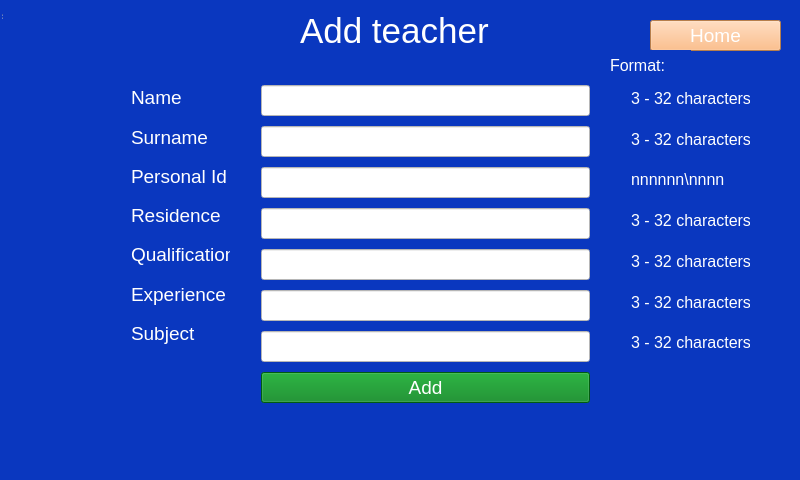
<?xml version="1.0" encoding="UTF-8"?>
<ui version="4.0">
 <class>addteacher</class>
 <widget class="QWidget" name="addteacher">
  <property name="geometry">
   <rect>
    <x>0</x>
    <y>0</y>
    <width>800</width>
    <height>480</height>
   </rect>
  </property>
  <property name="windowTitle">
   <string>MainWindow</string>
  </property>
  <widget class="QWidget" name="centralWidget" native="true">
   <property name="geometry">
    <rect>
     <x>0</x>
     <y>0</y>
     <width>800</width>
     <height>480</height>
    </rect>
   </property>
   <property name="styleSheet">
    <string notr="true"/>
   </property>
   <widget class="QStackedWidget" name="stackedWidget">
    <property name="geometry">
     <rect>
      <x>0</x>
      <y>0</y>
      <width>800</width>
      <height>480</height>
     </rect>
    </property>
    <property name="styleSheet">
     <string notr="true"/>
    </property>
    <widget class="QWidget" name="page">
     <property name="styleSheet">
      <string notr="true">background-color: rgb(10, 55, 191);</string>
     </property>
     <widget class="QLabel" name="nadpis">
      <property name="geometry">
       <rect>
        <x>300</x>
        <y>10</y>
        <width>481</width>
        <height>41</height>
       </rect>
      </property>
      <property name="font">
       <font>
        <family>Arial</family>
        <pointsize>26</pointsize>
       </font>
      </property>
      <property name="styleSheet">
       <string notr="true">color:rgb(255, 255, 255)
</string>
      </property>
      <property name="text">
       <string>Add teacher</string>
      </property>
     </widget>
     <widget class="QPushButton" name="homeButton">
      <property name="geometry">
       <rect>
        <x>650</x>
        <y>20</y>
        <width>131</width>
        <height>31</height>
       </rect>
      </property>
      <property name="font">
       <font>
        <family>Arial</family>
        <pointsize>14</pointsize>
       </font>
      </property>
      <property name="styleSheet">
       <string notr="true">color:white;
background-color: rgb(255, 176, 107);</string>
      </property>
      <property name="text">
       <string>Home</string>
      </property>
     </widget>
     <widget class="QWidget" name="layoutWidget">
      <property name="geometry">
       <rect>
        <x>250</x>
        <y>70</y>
        <width>351</width>
        <height>351</height>
       </rect>
      </property>
      <layout class="QVBoxLayout" name="verticalLayout">
       <item>
        <widget class="QLineEdit" name="lineEdit_name">
         <property name="font">
          <font>
           <family>Arial</family>
           <pointsize>14</pointsize>
          </font>
         </property>
         <property name="styleSheet">
          <string notr="true">color:black;
background-color: rgb(255, 255, 255);
</string>
         </property>
        </widget>
       </item>
       <item>
        <widget class="QLineEdit" name="lineEdit_surname">
         <property name="font">
          <font>
           <family>Arial</family>
           <pointsize>14</pointsize>
          </font>
         </property>
         <property name="styleSheet">
          <string notr="true">color:black;
background-color: rgb(255, 255, 255);</string>
         </property>
        </widget>
       </item>
       <item>
        <widget class="QLineEdit" name="lineEdit_pid">
         <property name="font">
          <font>
           <family>Arial</family>
           <pointsize>14</pointsize>
          </font>
         </property>
         <property name="styleSheet">
          <string notr="true">color:black;
background-color: rgb(255, 255, 255);</string>
         </property>
        </widget>
       </item>
       <item>
        <widget class="QLineEdit" name="lineEdit_residence">
         <property name="font">
          <font>
           <family>Arial</family>
           <pointsize>14</pointsize>
          </font>
         </property>
         <property name="styleSheet">
          <string notr="true">color:black;
background-color: rgb(255, 255, 255);</string>
         </property>
        </widget>
       </item>
       <item>
        <widget class="QLineEdit" name="lineEdit_qual">
         <property name="font">
          <font>
           <family>Arial</family>
           <pointsize>14</pointsize>
          </font>
         </property>
         <property name="styleSheet">
          <string notr="true">color:black;
background-color: rgb(255, 255, 255);</string>
         </property>
        </widget>
       </item>
       <item>
        <widget class="QLineEdit" name="lineEdit_exp">
         <property name="font">
          <font>
           <family>Arial</family>
           <pointsize>14</pointsize>
          </font>
         </property>
         <property name="styleSheet">
          <string notr="true">color:black;
background-color: rgb(255, 255, 255);</string>
         </property>
        </widget>
       </item>
       <item>
        <widget class="QLineEdit" name="lineEdit_subject">
         <property name="font">
          <font>
           <family>Arial</family>
           <pointsize>14</pointsize>
          </font>
         </property>
         <property name="styleSheet">
          <string notr="true">color:black;
background-color: rgb(255, 255, 255);</string>
         </property>
        </widget>
       </item>
       <item>
        <widget class="QPushButton" name="addTeacherButton">
         <property name="font">
          <font>
           <family>Arial</family>
           <pointsize>14</pointsize>
          </font>
         </property>
         <property name="styleSheet">
          <string notr="true">color: white;
background-color: rgb(0, 129, 23);</string>
         </property>
         <property name="text">
          <string>Add</string>
         </property>
        </widget>
       </item>
      </layout>
     </widget>
     <widget class="QWidget" name="layoutWidget">
      <property name="geometry">
       <rect>
        <x>120</x>
        <y>70</y>
        <width>121</width>
        <height>291</height>
       </rect>
      </property>
      <layout class="QVBoxLayout" name="verticalLayout_2">
       <item>
        <widget class="QLabel" name="label_name">
         <property name="font">
          <font>
           <family>Arial</family>
           <pointsize>14</pointsize>
          </font>
         </property>
         <property name="styleSheet">
          <string notr="true">color:white;
</string>
         </property>
         <property name="text">
          <string>Name</string>
         </property>
        </widget>
       </item>
       <item>
        <widget class="QLabel" name="label_surname">
         <property name="font">
          <font>
           <family>Arial</family>
           <pointsize>14</pointsize>
          </font>
         </property>
         <property name="styleSheet">
          <string notr="true">color:white;
</string>
         </property>
         <property name="text">
          <string>Surname</string>
         </property>
        </widget>
       </item>
       <item>
        <widget class="QLabel" name="label_pid">
         <property name="font">
          <font>
           <family>Arial</family>
           <pointsize>14</pointsize>
          </font>
         </property>
         <property name="styleSheet">
          <string notr="true">color:white;
</string>
         </property>
         <property name="text">
          <string>Personal Id</string>
         </property>
        </widget>
       </item>
       <item>
        <widget class="QLabel" name="label_residence">
         <property name="font">
          <font>
           <family>Arial</family>
           <pointsize>14</pointsize>
          </font>
         </property>
         <property name="styleSheet">
          <string notr="true">color:white;
</string>
         </property>
         <property name="text">
          <string>Residence</string>
         </property>
        </widget>
       </item>
       <item>
        <widget class="QLabel" name="label_qual">
         <property name="font">
          <font>
           <family>Arial</family>
           <pointsize>14</pointsize>
          </font>
         </property>
         <property name="styleSheet">
          <string notr="true">color:white;
</string>
         </property>
         <property name="text">
          <string>Qualification</string>
         </property>
        </widget>
       </item>
       <item>
        <widget class="QLabel" name="label_exp">
         <property name="font">
          <font>
           <family>Arial</family>
           <pointsize>14</pointsize>
          </font>
         </property>
         <property name="styleSheet">
          <string notr="true">color:white;
</string>
         </property>
         <property name="text">
          <string>Experience</string>
         </property>
        </widget>
       </item>
       <item>
        <widget class="QLabel" name="label_subject">
         <property name="font">
          <font>
           <family>Arial</family>
           <pointsize>14</pointsize>
          </font>
         </property>
         <property name="styleSheet">
          <string notr="true">color:white;
</string>
         </property>
         <property name="text">
          <string>Subject</string>
         </property>
        </widget>
       </item>
      </layout>
     </widget>
     <widget class="QLabel" name="label">
      <property name="geometry">
       <rect>
        <x>310</x>
        <y>420</y>
        <width>231</width>
        <height>16</height>
       </rect>
      </property>
      <property name="font">
       <font>
        <family>Arial</family>
        <pointsize>14</pointsize>
       </font>
      </property>
      <property name="styleSheet">
       <string notr="true">color:white;</string>
      </property>
      <property name="text">
       <string/>
      </property>
     </widget>
     <widget class="QWidget" name="layoutWidget_2">
      <property name="geometry">
       <rect>
        <x>620</x>
        <y>70</y>
        <width>141</width>
        <height>301</height>
       </rect>
      </property>
      <layout class="QVBoxLayout" name="verticalLayout_3">
       <item>
        <widget class="QLabel" name="label_hint1">
         <property name="font">
          <font>
           <family>Arial</family>
           <pointsize>12</pointsize>
          </font>
         </property>
         <property name="styleSheet">
          <string notr="true">color:white;</string>
         </property>
         <property name="text">
          <string>3 - 32 characters</string>
         </property>
        </widget>
       </item>
       <item>
        <widget class="QLabel" name="label_hint2">
         <property name="font">
          <font>
           <family>Arial</family>
           <pointsize>12</pointsize>
          </font>
         </property>
         <property name="styleSheet">
          <string notr="true">color:white;</string>
         </property>
         <property name="text">
          <string>3 - 32 characters</string>
         </property>
        </widget>
       </item>
       <item>
        <widget class="QLabel" name="label_hint3">
         <property name="font">
          <font>
           <family>Arial</family>
           <pointsize>12</pointsize>
          </font>
         </property>
         <property name="styleSheet">
          <string notr="true">color:white;</string>
         </property>
         <property name="text">
          <string>nnnnnn\nnnn</string>
         </property>
        </widget>
       </item>
       <item>
        <widget class="QLabel" name="label_hint4">
         <property name="font">
          <font>
           <family>Arial</family>
           <pointsize>12</pointsize>
          </font>
         </property>
         <property name="styleSheet">
          <string notr="true">color:white;</string>
         </property>
         <property name="text">
          <string>3 - 32 characters</string>
         </property>
        </widget>
       </item>
       <item>
        <widget class="QLabel" name="label_hint2_2">
         <property name="font">
          <font>
           <family>Arial</family>
           <pointsize>12</pointsize>
          </font>
         </property>
         <property name="styleSheet">
          <string notr="true">color:white;</string>
         </property>
         <property name="text">
          <string>3 - 32 characters</string>
         </property>
        </widget>
       </item>
       <item>
        <widget class="QLabel" name="label_hint2_3">
         <property name="font">
          <font>
           <family>Arial</family>
           <pointsize>12</pointsize>
          </font>
         </property>
         <property name="styleSheet">
          <string notr="true">color:white;</string>
         </property>
         <property name="text">
          <string>3 - 32 characters</string>
         </property>
        </widget>
       </item>
       <item>
        <widget class="QLabel" name="label_hint2_4">
         <property name="font">
          <font>
           <family>Arial</family>
           <pointsize>12</pointsize>
          </font>
         </property>
         <property name="styleSheet">
          <string notr="true">color:white;</string>
         </property>
         <property name="text">
          <string>3 - 32 characters</string>
         </property>
        </widget>
       </item>
      </layout>
     </widget>
     <widget class="QLabel" name="label_format">
      <property name="geometry">
       <rect>
        <x>610</x>
        <y>50</y>
        <width>81</width>
        <height>31</height>
       </rect>
      </property>
      <property name="font">
       <font>
        <family>Arial</family>
        <pointsize>12</pointsize>
       </font>
      </property>
      <property name="styleSheet">
       <string notr="true">color:white;</string>
      </property>
      <property name="text">
       <string>Format:</string>
      </property>
     </widget>
    </widget>
   </widget>
  </widget>
  <widget class="QToolBar" name="mainToolBar">
   <property name="geometry">
    <rect>
     <x>0</x>
     <y>0</y>
     <width>4</width>
     <height>12</height>
    </rect>
   </property>
  </widget>
  <widget class="QStatusBar" name="statusBar">
   <property name="geometry">
    <rect>
     <x>0</x>
     <y>0</y>
     <width>3</width>
     <height>20</height>
    </rect>
   </property>
  </widget>
 </widget>
 <layoutdefault spacing="6" margin="11"/>
 <resources/>
 <connections/>
</ui>
